Frame 1 (no input): blank canvas, image omitted
Frame 60 (no input): blank canvas, image omitted
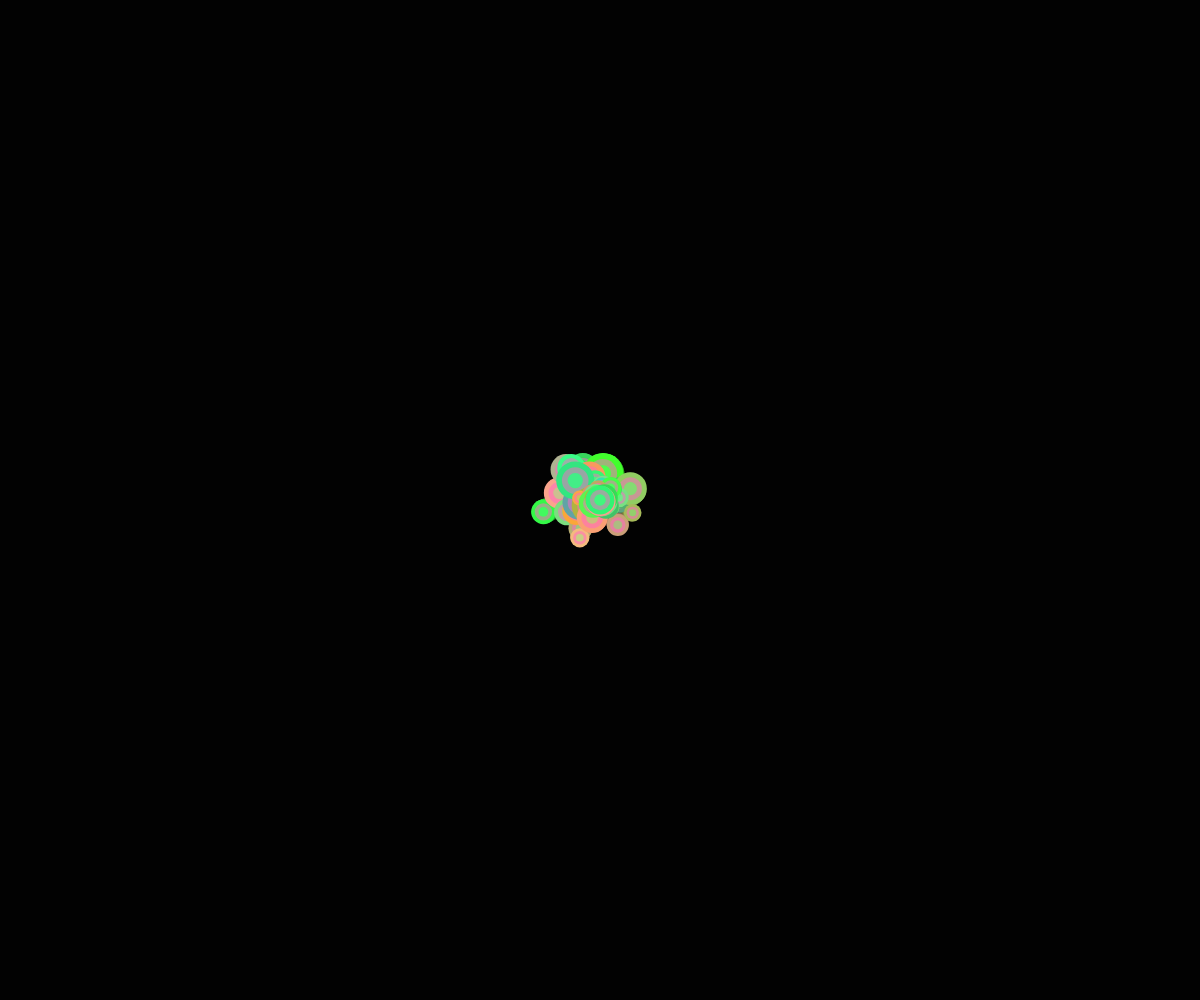
Frame 120 (the mouse pressed at the canvas centre since frame 60)

The p5.js sketch whose frames 1 and 60 were blank and that drew this single picture after the mouse press (run headless with seeded random() and noise() and a simulated clock; from frame 60 on, the mouse is pressed at the canvas centre):

// p5.js sketch
// ── sketch.js
let prts = [];
let maxParts = 200;
let spawn = false; // флаг генерации при движении
let k = 1;

function setup() {
  createCanvas(windowWidth, windowHeight);
}

function windowResized() {
  resizeCanvas(windowWidth, windowHeight);
}

function touchStarted() {
  spawn = true; // включаем генерацию
  return false;
}

function touchEnded() {
  spawn = false; // выключаем генерацию
  return false;
}

function mousePressed() {
  spawn = true;
}

function mouseReleased() {
  spawn = false;
}

function draw() {
  background(0, 40);

  // если включён режим генерации — создаём новые круги у курсора
  if (spawn) {
    prts.push(new Part(mouseX, mouseY, random(10, 30)));
  }

  if (prts.length > maxParts) {
    prts.splice(0, prts.length - maxParts);
  }

  for (let p of prts) {
    p.drw();
    p.move();
    p.grow();
    p.split();
  }
}

class Part {
  constructor(x, y, ra) {
    this.x = x;
    this.y = y;
    this.ra = ra;
    this.tx = random(1000);
    this.ty = random(1000);
    this.growthRate = random(0.05, 0.3); // индивидуальная скорость роста
    this.colorShift = random(0.01, 0.05); // индивидуальный сдвиг цвета
  }

  drw() {
    let baseCol = color(
      150 + 100 * sin(frameCount * this.colorShift),
      200 + 55 * cos(frameCount * this.colorShift * 1.5),
      255 * noise(this.tx, this.ty)
    );

    let col2 = lerpColor(baseCol, color(255, 100, 200), 0.5);
    let col3 = lerpColor(baseCol, color(100, 255, 150), 0.3);

    noStroke();
    fill(baseCol, 150);
    ellipse(this.x, this.y, this.ra);

    fill(col2, 120);
    ellipse(this.x, this.y, this.ra * 0.7);

    fill(col3, 90);
    ellipse(this.x, this.y, this.ra * 0.4);
  }

  move() {
    this.x += map(noise(this.tx), 0, 1, -1.5, 1.5);
    this.y += map(noise(this.ty), 0, 1, -1.5, 1.5);
    this.tx += 0.01;
    this.ty += 0.01;
  }

  grow() {
    this.ra += this.growthRate;
  }

  split() {
    if (this.ra > random(40, 70)) {
      prts.push(new Part(this.x, this.y, this.ra * 0.5));
      this.ra *= 0.5;
    }
  }
}
